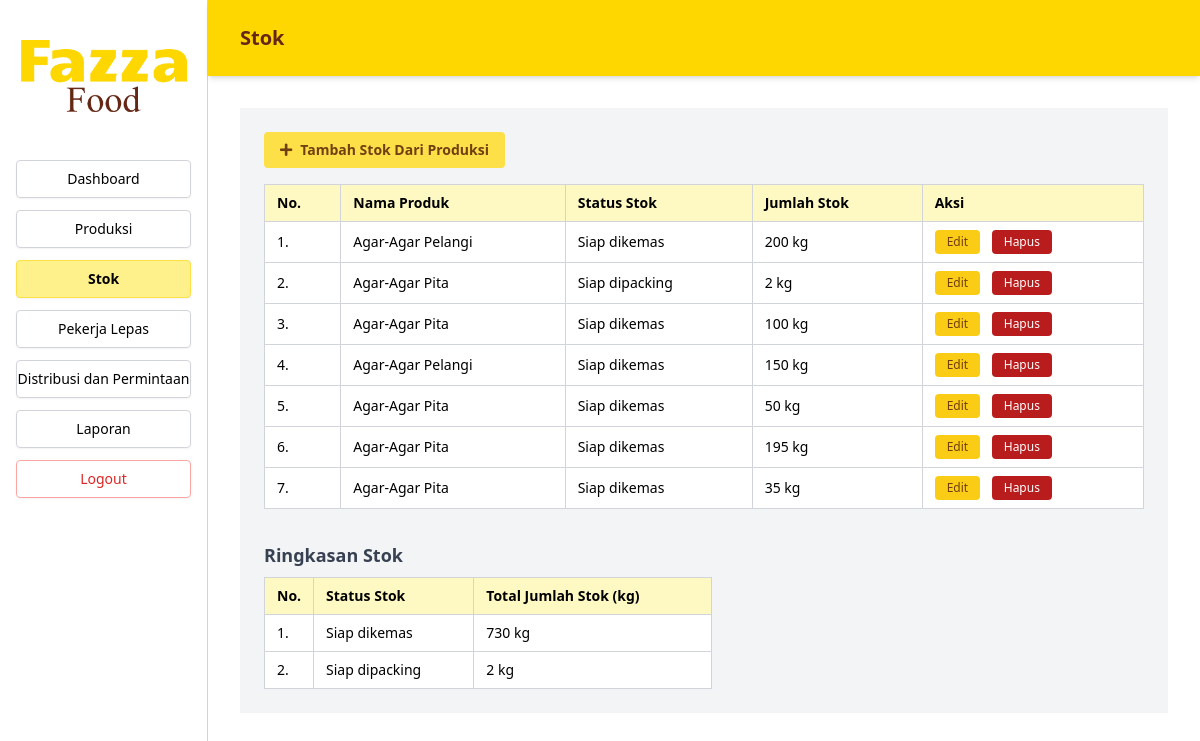
The page /Index.php?page=stok (signed in) on the database its author committed.
### tables this page shows
CREATE TABLE `stok` (
  `id_stok` int(11) NOT NULL,
  `id_produk` int(11) NOT NULL,
  `id_produksi` int(11) DEFAULT NULL,
  `id_admin` int(11) DEFAULT NULL,
  `jumlah_stok` int(11) DEFAULT NULL,
  `sisa_stok` int(11) DEFAULT NULL,
  `status_stok` varchar(50) DEFAULT NULL,
  `jumlah_reject` int(11) DEFAULT NULL
);

CREATE TABLE `produk` (
  `id_produk` int(11) NOT NULL,
  `nama_produk` varchar(100) NOT NULL
);

### src/Stok.php (the view, shortened to what this page needs)
<?php
include 'koneksi.php';
$sql_stok = "SELECT s.id_stok, s.id_produk, s.id_produksi, p.nama_produk, s.status_stok, s.jumlah_stok
              FROM stok s
              JOIN produk p ON s.id_produk = p.id_produk
              ORDER BY s.id_stok DESC";
$stok_list = $pdo->query($sql_stok)->fetchAll(PDO::FETCH_ASSOC);
$stok_summary = $pdo->query("SELECT status_stok, SUM(jumlah_stok) as total_jumlah
                              FROM stok
                              GROUP BY status_stok")->fetchAll(PDO::FETCH_ASSOC);
?>
<main class="flex-1 bg-gray-100">
  <section class="p-6 overflow-x-auto">
    <button id="btnTambahStok" class="mb-4 inline-flex items-center gap-2 bg-yellow-300 text-yellow-900 text-sm font-bold px-4 py-2 rounded" type="button">
      <i class="fas fa-plus"></i> Tambah Stok Dari Produksi
    </button>
    <table class="w-full border border-gray-300 text-sm bg-white">
      <thead class="bg-yellow-100 sticky top-0 z-10">
        <tr class="text-black text-left">
          <th class="border border-gray-300 px-3 py-2">No.</th>
          <th class="border border-gray-300 px-3 py-2">Nama Produk</th>
          <th class="border border-gray-300 px-3 py-2">Status Stok</th>
          <th class="border border-gray-300 px-3 py-2">Jumlah Stok</th>
          <th class="border border-gray-300 px-3 py-2">Aksi</th>
        </tr>
      </thead>
      <tbody class="text-left">
        <?php if (empty($stok_list)): ?>
          <tr>
            <td colspan="5" class="border border-gray-300 px-3 py-4 text-center text-gray-500">
              Belum ada data stok.
            </td>
          </tr>
        <?php else: ?>
          <?php foreach ($stok_list as $index => $item): ?>
            <tr>
              <td class="border border-gray-300 px-3 py-2"><?php echo $index + 1; ?>.</td>
              <td class="border border-gray-300 px-3 py-2"><?php echo htmlspecialchars($item['nama_produk']); ?></td>
              <td class="border border-gray-300 px-3 py-2"><?php echo htmlspecialchars($item['status_stok']); ?></td>
              <td class="border border-gray-300 px-3 py-2"><?php echo htmlspecialchars($item['jumlah_stok']); ?> kg</td>
              <td class="border border-gray-300 px-3 py-2 space-x-2">
                <button class="btnEdit bg-yellow-400 text-yellow-900 text-xs px-3 py-1 rounded"
                  data-id-stok="<?php echo $item['id_stok']; ?>"
                  data-id-produk="<?php echo $item['id_produk']; ?>"
                  data-id-produksi="<?php echo $item['id_produksi']; ?>"
                  data-nama-produk="<?php echo htmlspecialchars($item['nama_produk']); ?>"
                  data-status="<?php echo htmlspecialchars($item['status_stok']); ?>"
                  data-jumlah_stok="<?php echo $item['jumlah_stok']; ?>">Edit</button>
                <button class="btnHapus bg-red-700 text-white text-xs px-3 py-1 rounded"
                  data-id-stok="<?php echo $item['id_stok']; ?>">Hapus</button>
              </td>
            </tr>
          <?php endforeach; ?>
        <?php endif; ?>
      </tbody>
    </table>
    <div class="mt-8">
      <h3 class="text-lg font-semibold mb-2 text-gray-700">Ringkasan Stok</h3>
      <table class="w-full max-w-md border border-gray-300 text-sm bg-white">
        <thead class="bg-yellow-100 sticky top-0 z-10">
          <tr class="text-black text-left">
            <th class="border border-gray-300 px-3 py-2 w-12">No.</th>
            <th class="border border-gray-300 px-3 py-2">Status Stok</th>
            <th class="border border-gray-300 px-3 py-2">Total Jumlah Stok (kg)</th>
          </tr>
        </thead>
        <tbody class="text-left">
          <?php if (empty($stok_summary)): ?>
            <tr>
              <td colspan="3" class="border border-gray-300 px-3 py-4 text-center text-gray-500">Data ringkasan kosong.</td>
            </tr>
          <?php else: ?>
            <?php foreach ($stok_summary as $index => $summary): ?>
              <tr>
                <td class="border border-gray-300 px-3 py-2"><?php echo $index + 1; ?>.</td>
                <td class="border border-gray-300 px-3 py-2"><?php echo htmlspecialchars($summary['status_stok']); ?></td>
                <td class="border border-gray-300 px-3 py-2"><?php echo htmlspecialchars($summary['total_jumlah']); ?> kg</td>
              </tr>
            <?php endforeach; ?>
          <?php endif; ?>
        </tbody>
      </table>
    </div>
  </section>
</main>

### rows shown on the page
stok: id_produk.nama_produk "Agar-Agar Pelangi", status_stok "Siap dikemas", jumlah_stok "200"
stok: id_produk.nama_produk "Agar-Agar Pita", status_stok "Siap dipacking", jumlah_stok "2"
stok: id_produk.nama_produk "Agar-Agar Pita", status_stok "Siap dikemas", jumlah_stok "100"
stok: id_produk.nama_produk "Agar-Agar Pelangi", status_stok "Siap dikemas", jumlah_stok "150"
stok: id_produk.nama_produk "Agar-Agar Pita", status_stok "Siap dikemas", jumlah_stok "50"
stok: id_produk.nama_produk "Agar-Agar Pita", status_stok "Siap dikemas", jumlah_stok "195"
stok: id_produk.nama_produk "Agar-Agar Pita", status_stok "Siap dikemas", jumlah_stok "35"

### other values the page prints
$label "Dashboard"
$label "Produksi"
$label "Stok"
$label "Pekerja Lepas"
$label "Distribusi dan Permintaan"
$label "Laporan"
str_replace('_', ' ', $page) "Stok"
$summary['status_stok'] "Siap dikemas"
$summary['total_jumlah'] "730"
$summary['status_stok'] "Siap dipacking"
$summary['total_jumlah'] "2"
